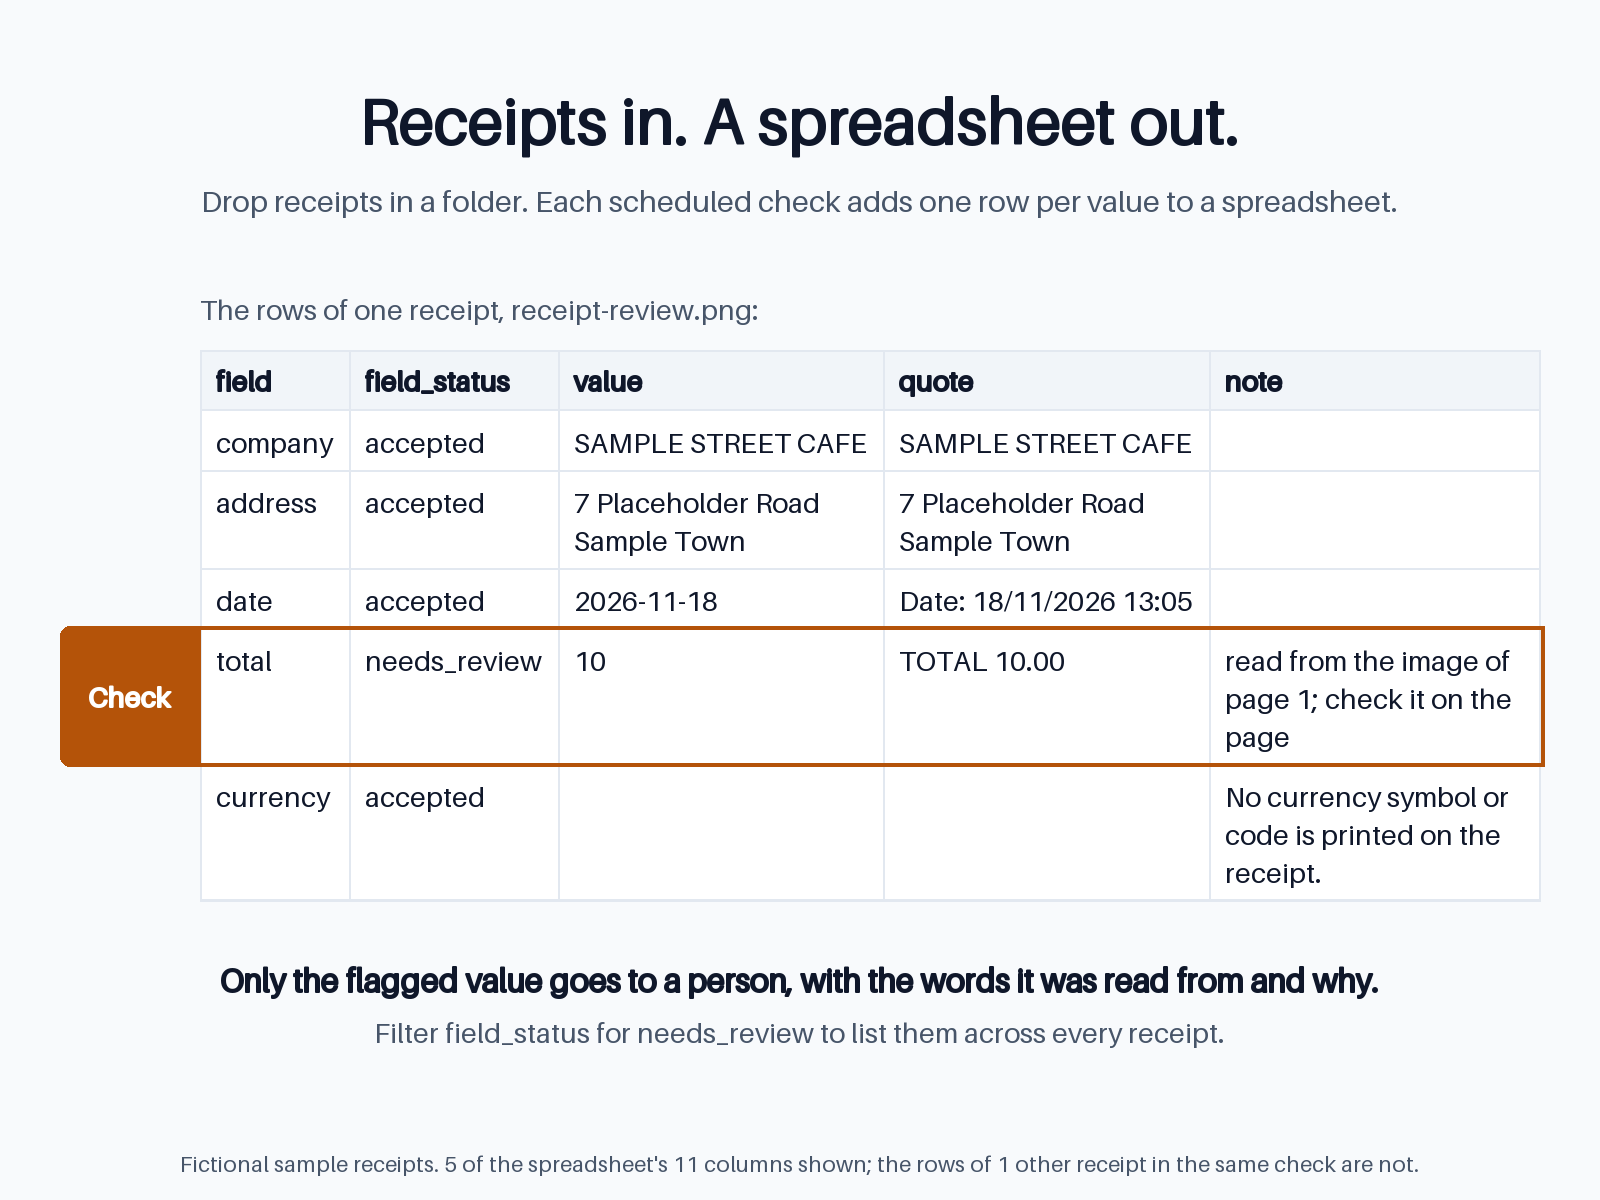

Python code for this plot:
"""An image of the spreadsheet a scheduled check leaves, for the README and the portfolio (#60).

    uv run poe demo-sheet

Runs the inbox demo (``scripts/inbox_demo.py``: the two demo receipts,
replayed, no key, no cost) and draws its ``results.csv`` into
``demo/spreadsheet.png``. A still image, not a video: research for #60 found no
evidence that a video of the flow would win clients, and a folder, a schedule
and a spreadsheet gain nothing from motion.

It shows the rows of the one receipt with a value to check, not the whole
file: a crop to what proves the point keeps the text readable in Upwork's small
preview (research for #60: NN/g on shrunk images, screenshot guides). The grid
copies those rows word for word, column names included, because that is what
the client filters. The CSV has no colours, so the row a person checks is
framed around its cells, with a tab in the margin, never filled with a colour
the client would not see. The words around the grid are for the buyer, in the
video's palette and font.
"""

import csv
from collections.abc import Sequence
from dataclasses import dataclass, field
from pathlib import Path

from PIL import Image, ImageDraw

from demo.storyboard import BACKGROUND, BORDER, CARD, CHECK, MUTED, TEXT, Colour, font
from doc_intake import batch
from scripts import inbox_demo

IMAGE = Path("demo/spreadsheet.png")

# Upwork shows portfolio images at 4:3, at least 1000 px wide (#60).
WIDTH = 1600
HEIGHT = 1200

# The columns a buyer reads; the others (file, named above the grid, document
# status, page, source) stay in the file. "note" is wrapped inside its cell.
SHOWN = ("field", "field_status", "value", "quote", "note")
_WRAPPED = "note"
_COLUMNS_IN_FILE = len(batch.COLUMNS)

HEADER: Colour = (241, 245, 249)  # slate-100

_MARGIN = 60
_GRID_LEFT = 200  # left of it, the tab naming the row a person checks
_GRID_RIGHT = WIDTH - _MARGIN
_GRID_TOP = 350
CELL_SIZE = 28
_CELL_PAD = 16
_LINE = 38
_ROW_PAD = 22
_MIN_WRAPPED = 260
_FRAME = 4  # the frame around the row a person checks

type Box = tuple[float, float, float, float]


@dataclass(frozen=True, slots=True)
class Sheet:
    image: Image.Image
    file: str  # the receipt whose rows are shown
    cells: tuple[tuple[str, ...], ...]  # the grid's data rows, as in the file
    marked: tuple[int, ...]  # the rows a person checks, by index
    texts: tuple[str, ...]  # every word drawn around the grid, for the buyer
    # Where each part sits: none may come near another or leave the image.
    blocks: tuple[tuple[str, Box], ...]
    # Each text in the box it is written in: (name, its box, the box around it).
    nested: tuple[tuple[str, Box, Box], ...]
    # Every (text colour, colour under it) pair drawn, for the contrast test.
    colours: tuple[tuple[Colour, Colour], ...]


def results_csv(root: Path) -> Path:
    """Run the inbox demo into ``root`` and return the spreadsheet it left."""
    if inbox_demo.main(root) != 0:
        raise RuntimeError(f"the inbox demo failed in {root}: see its summary line")
    found = sorted(root.glob("runs/*/results.csv"))
    if len(found) != 1:
        raise RuntimeError(f"expected one results.csv under {root / 'runs'}, found {len(found)}")
    return found[0]


def read_rows(path: Path) -> list[dict[str, str]]:
    # utf-8-sig: the file starts with a BOM, so Excel reads it as UTF-8.
    with path.open(encoding="utf-8-sig", newline="") as file:
        return list(csv.DictReader(file))


def _receipt_to_check(rows: Sequence[dict[str, str]]) -> list[dict[str, str]]:
    """The rows of the first receipt with a value a person checks."""
    for row in rows:
        if row["field_status"] == "needs_review":
            return [other for other in rows if other["file"] == row["file"]]
    raise ValueError("the spreadsheet has no value to check: the image would show nothing")


def _wrap(text: str, width: float) -> list[str]:
    """Break each line of ``text`` at spaces to fit ``width``, as a cell's wrap text does."""
    cell = font(CELL_SIZE)
    lines: list[str] = []
    for paragraph in text.split("\n"):
        line = ""
        for word in paragraph.split(" "):
            candidate = f"{line} {word}" if line else word
            if line and cell.getlength(candidate) > width:
                lines.append(line)
                line = word
            else:
                line = candidate
        lines.append(line)
    if any(cell.getlength(line) > width for line in lines):
        raise ValueError(f"a word of {text!r} does not fit its cell")
    return lines


def _widths(rows: Sequence[dict[str, str]]) -> dict[str, float]:
    """Each column as wide as its widest line; the wrapped one takes what is left."""
    cell = font(CELL_SIZE)
    widths = {
        column: max(
            cell.getlength(column) + 2,  # +2: the bold stroke
            *(cell.getlength(line) for row in rows for line in row[column].split("\n")),
        )
        + 2 * _CELL_PAD
        for column in SHOWN
        if column != _WRAPPED
    }
    left = _GRID_RIGHT - _GRID_LEFT - sum(widths.values())
    if left < _MIN_WRAPPED:
        raise ValueError(
            f"the grid does not fit the image: {_WRAPPED!r} would be {left:.0f} px wide"
        )
    widths[_WRAPPED] = left
    return {column: widths[column] for column in SHOWN}


@dataclass(slots=True)
class _Painter:
    """Draws every text, noting its words and the colours it sets on what."""

    draw: ImageDraw.ImageDraw
    texts: list[str] = field(default_factory=list[str])
    colours: set[tuple[Colour, Colour]] = field(default_factory=set[tuple[Colour, Colour]])

    def say(
        self,
        xy: tuple[float, float],
        text: str,
        *,
        size: int,
        fill: Colour,
        on: Colour,
        bold: bool = False,
        anchor: str = "la",
    ) -> Box:
        """Draw words for the buyer, keep them for the tests to read, and return where they sit."""
        self.cell(xy, text, size=size, fill=fill, on=on, bold=bold, anchor=anchor)
        self.texts.append(text)
        return self.draw.textbbox(
            xy, text, font=font(size), anchor=anchor, stroke_width=1 if bold else 0
        )

    def cell(
        self,
        xy: tuple[float, float],
        text: str,
        *,
        on: Colour,
        size: int = CELL_SIZE,
        fill: Colour = TEXT,
        bold: bool = False,
        anchor: str = "la",
    ) -> None:
        self.colours.add((fill, on))
        self.draw.text(
            xy,
            text,
            font=font(size),
            fill=fill,
            anchor=anchor,
            stroke_width=1 if bold else 0,
            stroke_fill=fill,
        )


def draw(all_rows: Sequence[dict[str, str]]) -> Sheet:
    rows = _receipt_to_check(all_rows)
    widths = _widths(rows)
    wrapped = [
        {
            column: _wrap(row[column], widths[column] - 2 * _CELL_PAD)
            if column == _WRAPPED
            else row[column].split("\n")
            for column in SHOWN
        }
        for row in rows
    ]
    marked = tuple(index for index, row in enumerate(rows) if row["field_status"] == "needs_review")
    file = rows[0]["file"]

    image = Image.new("RGB", (WIDTH, HEIGHT), BACKGROUND)
    canvas = ImageDraw.Draw(image)
    paint = _Painter(canvas)
    blocks: list[tuple[str, Box]] = []
    nested: list[tuple[str, Box, Box]] = []

    # The claim, short enough to read in a thumbnail; then how it happens.
    headline = "Receipts in. A spreadsheet out."
    blocks.append(
        (
            "headline",
            paint.say(
                (WIDTH / 2, 120),
                headline,
                size=64,
                fill=TEXT,
                on=BACKGROUND,
                bold=True,
                anchor="mm",
            ),
        )
    )
    subline = (
        "Drop receipts in a folder. Each scheduled check adds one row per value to a spreadsheet."
    )
    blocks.append(
        (
            "subline",
            paint.say((WIDTH / 2, 200), subline, size=30, fill=MUTED, on=BACKGROUND, anchor="mm"),
        )
    )
    label = f"The rows of one receipt, {file}:"
    blocks.append(
        (
            "label",
            paint.say(
                (_GRID_LEFT, _GRID_TOP - 30), label, size=28, fill=MUTED, on=BACKGROUND, anchor="ls"
            ),
        )
    )

    # The grid: a header with the file's own column names, then the receipt's rows.
    heights = [_ROW_PAD + _LINE * max(len(lines) for lines in row.values()) for row in wrapped]
    header = _ROW_PAD + _LINE
    bottom = _GRID_TOP + header + sum(heights)
    canvas.rectangle(
        (_GRID_LEFT, _GRID_TOP, _GRID_RIGHT, bottom), fill=CARD, outline=BORDER, width=2
    )
    canvas.rectangle(
        (_GRID_LEFT, _GRID_TOP, _GRID_RIGHT, _GRID_TOP + header),
        fill=HEADER,
        outline=BORDER,
        width=2,
    )
    x = float(_GRID_LEFT)
    for column in SHOWN:
        paint.cell(
            (x + _CELL_PAD, _GRID_TOP + header / 2), column, on=HEADER, bold=True, anchor="lm"
        )
        x += widths[column]
        if column != SHOWN[-1]:
            canvas.line((x, _GRID_TOP, x, bottom), fill=BORDER, width=2)
    top = float(_GRID_TOP + header)
    to_frame: list[tuple[float, float]] = []
    for index, (row, height) in enumerate(zip(wrapped, heights, strict=True)):
        x = float(_GRID_LEFT)
        for column in SHOWN:
            for number, line in enumerate(row[column]):
                paint.cell((x + _CELL_PAD, top + _ROW_PAD / 2 + 4 + number * _LINE), line, on=CARD)
            x += widths[column]
        if index in marked:
            to_frame.append((top, top + height))
        top += height
        canvas.line((_GRID_LEFT, top, _GRID_RIGHT, top), fill=BORDER, width=2)
    grid_left = float(_GRID_LEFT)
    for row_top, row_bottom in to_frame:  # drawn last, over the row lines
        tab, word = _mark(canvas, paint, row_top, row_bottom)
        nested.append(("mark", word, tab))
        grid_left = min(grid_left, tab[0])
    blocks.append(("grid", (grid_left, _GRID_TOP, _GRID_RIGHT + _FRAME, bottom + _FRAME)))

    # What the frame means, in the buyer's words; the column is named as it reads.
    count = len(marked)
    which = "the flagged value goes" if count == 1 else f"the {count} flagged values go"
    caption = f"Only {which} to a person, with the words it was read from and why."
    how = "Filter field_status for needs_review to list them across every receipt."
    first = paint.say(
        (WIDTH / 2, bottom + 80), caption, size=32, fill=TEXT, on=BACKGROUND, bold=True, anchor="mm"
    )
    second = paint.say(
        (WIDTH / 2, bottom + 132), how, size=28, fill=MUTED, on=BACKGROUND, anchor="mm"
    )
    blocks.append(
        ("caption", (min(first[0], second[0]), first[1], max(first[2], second[2]), second[3]))
    )

    others = len({row["file"] for row in all_rows}) - 1
    footer = (
        f"Fictional sample receipts. {len(SHOWN)} of the spreadsheet's {_COLUMNS_IN_FILE} "
        f"columns shown; the rows of {others} other {'receipt' if others == 1 else 'receipts'} "
        "in the same check are not."
    )
    blocks.append(
        (
            "footer",
            paint.say(
                (WIDTH / 2, HEIGHT - 36), footer, size=22, fill=MUTED, on=BACKGROUND, anchor="mm"
            ),
        )
    )
    cells = tuple(tuple(row[column] for column in SHOWN) for row in rows)
    return Sheet(
        image,
        file,
        cells,
        marked,
        tuple(paint.texts),
        tuple(blocks),
        tuple(nested),
        tuple(sorted(paint.colours)),
    )


def _mark(
    canvas: ImageDraw.ImageDraw, paint: _Painter, top: float, bottom: float
) -> tuple[Box, Box]:
    """Frame the row a person checks, with a tab in the margin naming it.

    Returns the tab and the word on it.
    """
    canvas.rectangle(
        (_GRID_LEFT - _FRAME, top - _FRAME / 2, _GRID_RIGHT + _FRAME, bottom + _FRAME / 2),
        outline=CHECK,
        width=_FRAME,
    )
    tab = (float(_MARGIN), top - _FRAME / 2, float(_GRID_LEFT), bottom + _FRAME / 2)
    canvas.rounded_rectangle(tab, radius=10, fill=CHECK, corners=(True, False, False, True))
    word = paint.say(
        ((tab[0] + tab[2]) / 2, (top + bottom) / 2),
        "Check",
        size=28,
        fill=CARD,
        on=CHECK,
        bold=True,
        anchor="mm",
    )
    return tab, word


def main() -> None:
    sheet = draw(read_rows(results_csv(Path(".cache/demo/sheet"))))
    sheet.image.save(IMAGE, optimize=True)
    print(f"{IMAGE}: {sheet.file}, {len(sheet.cells)} rows, {len(sheet.marked)} to check")


if __name__ == "__main__":
    main()
